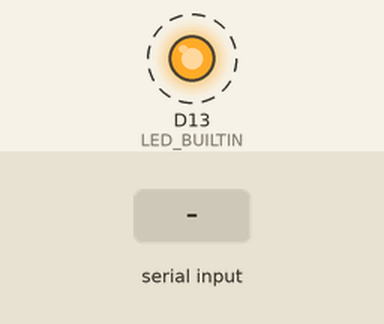
Bench run of a sketch on a simulated Arduino Zero (SAMD21). Shown: output pins drawn as LEDs (lit = HIGH). Dashed ring = blinking. The test bench sets the inputs (shaded band). What the sketch prints to the serial monitor is not drawn.

Above: at 1.2 s.
1.3 s: "1" received over Serial
Timing chart, 0 to 10.3 s (numbered marks = the images above; inputs shaded):
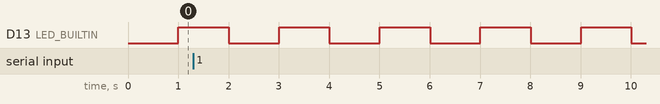

Measured:
- by itself, D13 (LED_BUILTIN): alternates HIGH for 1.0 s and LOW for 1.0 s

The sketch:

TestSerialUSB.ino
```cpp
// (licence header left out)
#define SERIAL_BAUDRATE 115200

uint32_t dt_PRINT = 3000; // [ms] time difference for PRINT
uint32_t t_PRINT; // [ms] PRINT time
uint32_t send_idx = 0; // [-] output packet index

uint32_t dt_LED = 1000; // [ms] time difference for LED state change
uint32_t t_LED; // [ms] LED time

// setup function
// --------------------
void setup() {
  pinMode(LED_BUILTIN, OUTPUT);
  SerialUSB.begin(SERIAL_BAUDRATE);
  t_PRINT = millis();
  t_LED = millis();
}

// loop function
// --------------------
void loop() {
  // Read input and pass it back
  if(SerialUSB.available()) {
    SerialUSB.print("Returning: ");
    while(SerialUSB.available()) {
      SerialUSB.print((char)SerialUSB.read());
    }
  }

  // Send packet
  if((millis()-t_PRINT) > dt_PRINT) {
    t_PRINT = millis();
    send_idx++;
    SerialUSB.print("Arduino packet ");
    SerialUSB.print(send_idx);
  }

  blinkLED();
}

// blinkLED() function
// Blink LED at right time
// --------------------
void blinkLED() {
  static bool s = 0;
  if((millis()-t_LED) > dt_LED) {
    t_LED = millis();
    s = !s;
    digitalWrite(LED_BUILTIN, s);
  }
}
```
